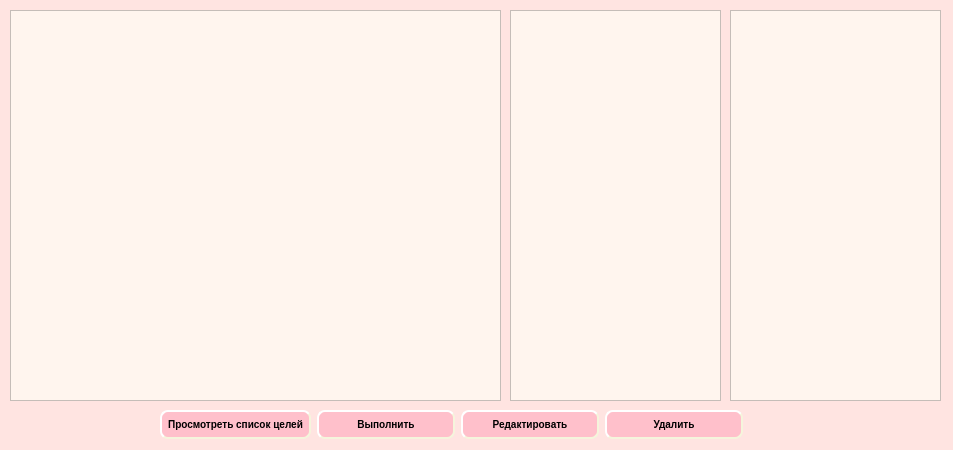
<?xml version="1.0" encoding="UTF-8"?>
<ui version="4.0">
 <class>CurrentNote</class>
 <widget class="QDialog" name="CurrentNote">
  <property name="geometry">
   <rect>
    <x>0</x>
    <y>0</y>
    <width>953</width>
    <height>450</height>
   </rect>
  </property>
  <property name="windowTitle">
   <string>Dialog</string>
  </property>
  <property name="styleSheet">
   <string notr="true">background-color: #FFE4E1;</string>
  </property>
  <widget class="QWidget" name="">
   <property name="geometry">
    <rect>
     <x>160</x>
     <y>410</y>
     <width>583</width>
     <height>30</height>
    </rect>
   </property>
   <layout class="QHBoxLayout" name="horizontalLayout_2">
    <item>
     <widget class="QPushButton" name="pushButton">
      <property name="styleSheet">
       <string notr="true">background-color: #FFC0CB;
     border-style: outset;
     border-width: 2px;
     border-radius: 8px;
     border-color: beige;
     font: bold 10px;
     min-width: 10em;
     padding: 6px;</string>
      </property>
      <property name="text">
       <string>Просмотреть список целей</string>
      </property>
     </widget>
    </item>
    <item>
     <widget class="QPushButton" name="complited">
      <property name="styleSheet">
       <string notr="true">background-color: #FFC0CB;
     border-style: outset;
     border-width: 2px;
     border-radius: 8px;
     border-color: beige;
     font: bold 10px;
     min-width: 10em;
     padding: 6px;</string>
      </property>
      <property name="text">
       <string>Выполнить</string>
      </property>
     </widget>
    </item>
    <item>
     <widget class="QPushButton" name="change">
      <property name="styleSheet">
       <string notr="true">background-color: #FFC0CB;
     border-style: outset;
     border-width: 2px;
     border-radius: 8px;
     border-color: beige;
     font: bold 10px;
     min-width: 10em;
     padding: 6px;</string>
      </property>
      <property name="text">
       <string>Редактировать</string>
      </property>
     </widget>
    </item>
    <item>
     <widget class="QPushButton" name="remove">
      <property name="styleSheet">
       <string notr="true">background-color: #FFC0CB;
     border-style: outset;
     border-width: 2px;
     border-radius: 8px;
     border-color: beige;
     font: bold 10px;
     min-width: 10em;
     padding: 6px;</string>
      </property>
      <property name="text">
       <string>Удалить</string>
      </property>
     </widget>
    </item>
   </layout>
  </widget>
  <widget class="QTableWidget" name="tableWidget_2">
   <property name="geometry">
    <rect>
     <x>730</x>
     <y>10</y>
     <width>211</width>
     <height>391</height>
    </rect>
   </property>
   <property name="styleSheet">
    <string notr="true">QTableWidget{
font: 75 10pt &quot;Palatino Linotype&quot;;
background-color:#FFF5EE;
alternate-background-color:#F5F5F5;
}</string>
   </property>
   <property name="dragEnabled">
    <bool>true</bool>
   </property>
   <property name="dragDropMode">
    <enum>QAbstractItemView::DragDrop</enum>
   </property>
   <property name="alternatingRowColors">
    <bool>false</bool>
   </property>
   <property name="sortingEnabled">
    <bool>false</bool>
   </property>
   <property name="wordWrap">
    <bool>true</bool>
   </property>
  </widget>
  <widget class="QTableWidget" name="tableWidget">
   <property name="geometry">
    <rect>
     <x>10</x>
     <y>10</y>
     <width>491</width>
     <height>391</height>
    </rect>
   </property>
   <property name="styleSheet">
    <string notr="true">QTableWidget{
font: 75 10pt &quot;Palatino Linotype&quot;;
background-color:#FFF5EE;
alternate-background-color:#F5F5F5;
}</string>
   </property>
   <property name="sizeAdjustPolicy">
    <enum>QAbstractScrollArea::AdjustToContents</enum>
   </property>
   <property name="dragEnabled">
    <bool>true</bool>
   </property>
  </widget>
  <widget class="QTableWidget" name="tableWidget_3">
   <property name="geometry">
    <rect>
     <x>510</x>
     <y>10</y>
     <width>211</width>
     <height>391</height>
    </rect>
   </property>
   <property name="styleSheet">
    <string notr="true">QTableWidget{
font: 75 10pt &quot;Palatino Linotype&quot;;
background-color:#FFF5EE;
alternate-background-color:#F5F5F5;
}</string>
   </property>
   <property name="horizontalScrollMode">
    <enum>QAbstractItemView::ScrollPerItem</enum>
   </property>
   <property name="gridStyle">
    <enum>Qt::SolidLine</enum>
   </property>
   <property name="wordWrap">
    <bool>true</bool>
   </property>
  </widget>
 </widget>
 <resources/>
 <connections/>
</ui>
